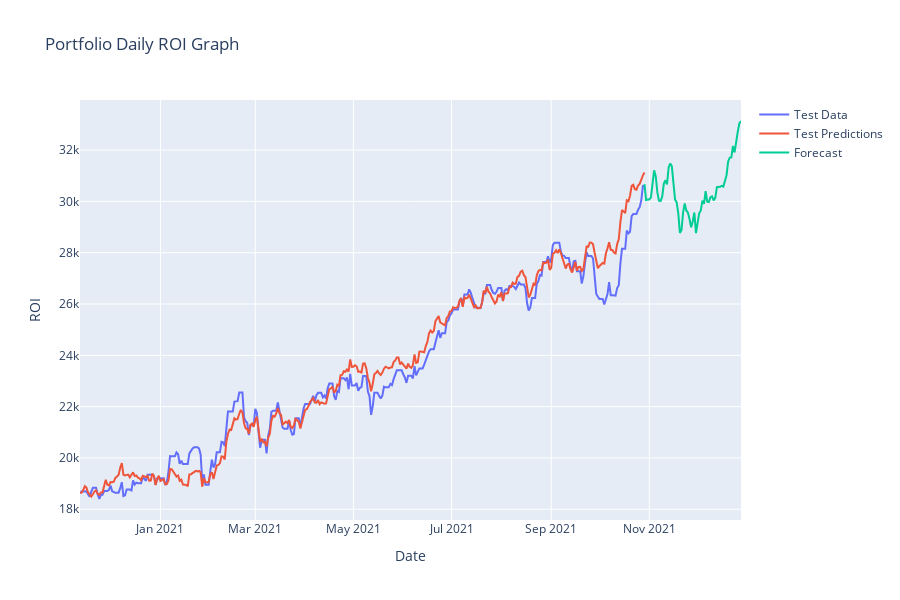

The code cell stored with this chart in its notebook:
### Markdown cell above
# Regression Time Series Example with Our Portfolio

### Code cell
# Change frequency to day
tot_port_df = tot_port_df[["Total"]].asfreq('d')
tot_port_df.index

# Delete NaNs for nontrading days
tot_port_df = tot_port_df.fillna(method='ffill') # Fill in missing values using previous

# Figure out optimum lags for this data set
lags = ar_select_order(tot_port_df, maxlag=30)
print("Lags :", lags.ar_lags)

# Create our model using whole data set
model = AutoReg(tot_port_df['Total'], lags.ar_lags)
model_fit = model.fit()

# Define training and testing area
print("Observations :", len(tot_port_df)) # c observations

train_df = tot_port_df.iloc[0:1409] # First 80% 
test_df = tot_port_df.iloc[1409:] # Last 20%

# Define training model for 459 days (Play with Number & Test)
# and White's covariance estimator
train_model = AutoReg(tot_port_df['Total'], 500).fit(cov_type="HC0")

# # Define start and end for prediction 
start = len(train_df)
end = len(train_df) + len(test_df) - 1

prediction = train_model.predict(start=start, end=end, dynamic=True)

# Predict 100 days into the future
forecast = train_model.predict(start=end, end=end+60, dynamic=True)

# Plots
fig = go.Figure()

fig.add_trace(go.Scatter(x=test_df.index, y=test_df["Total"].values, mode="lines", name="Test Data"))
fig.add_trace(go.Scatter(x=prediction.index, y=prediction.values, mode="lines", name="Test Predictions"))
fig.add_trace(go.Scatter(x=forecast.index, y=forecast.values, mode="lines", name="Forecast"))

fig.update_layout(title="Portfolio Daily ROI Graph",
                  xaxis_title="Date",
                  yaxis_title="ROI",
                  height=600)

### Figure 1 — Plotly figure (JSON) as saved in the notebook; plotly's stock layout.template omitted (floating-point values rounded to 4 significant figures; data arrays with more than 128 entries replaced by an {"elided": "..."} marker saying what was removed)
{"data": [{"mode": "lines", "name": "Test Data", "type": "scatter", "x": {"elided": "352 str values"}, "y": {"elided": "352 float values"}}, {"mode": "lines", "name": "Test Predictions", "type": "scatter", "x": {"elided": "352 str values"}, "y": {"elided": "352 float values"}}, {"mode": "lines", "name": "Forecast", "type": "scatter", "x": ["2021-10-29T00:00:00", "2021-10-30T00:00:00", "2021-10-31T00:00:00", "2021-11-01T00:00:00", "2021-11-02T00:00:00", "2021-11-03T00:00:00", "2021-11-04T00:00:00", "2021-11-05T00:00:00", "2021-11-06T00:00:00", "2021-11-07T00:00:00", "2021-11-08T00:00:00", "2021-11-09T00:00:00", "2021-11-10T00:00:00", "2021-11-11T00:00:00", "2021-11-12T00:00:00", "2021-11-13T00:00:00", "2021-11-14T00:00:00", "2021-11-15T00:00:00", "2021-11-16T00:00:00", "2021-11-17T00:00:00", "2021-11-18T00:00:00", "2021-11-19T00:00:00", "2021-11-20T00:00:00", "2021-11-21T00:00:00", "2021-11-22T00:00:00", "2021-11-23T00:00:00", "2021-11-24T00:00:00", "2021-11-25T00:00:00", "2021-11-26T00:00:00", "2021-11-27T00:00:00", "2021-11-28T00:00:00", "2021-11-29T00:00:00", "2021-11-30T00:00:00", "2021-12-01T00:00:00", "2021-12-02T00:00:00", "2021-12-03T00:00:00", "2021-12-04T00:00:00", "2021-12-05T00:00:00", "2021-12-06T00:00:00", "2021-12-07T00:00:00", "2021-12-08T00:00:00", "2021-12-09T00:00:00", "2021-12-10T00:00:00", "2021-12-11T00:00:00", "2021-12-12T00:00:00", "2021-12-13T00:00:00", "2021-12-14T00:00:00", "2021-12-15T00:00:00", "2021-12-16T00:00:00", "2021-12-17T00:00:00", "2021-12-18T00:00:00", "2021-12-19T00:00:00", "2021-12-20T00:00:00", "2021-12-21T00:00:00", "2021-12-22T00:00:00", "2021-12-23T00:00:00", "2021-12-24T00:00:00", "2021-12-25T00:00:00", "2021-12-26T00:00:00", "2021-12-27T00:00:00", "2021-12-28T00:00:00"], "y": [30670.0, 30050.0, 30070.0, 30070.0, 30160.0, 30840.0, 31210.0, 30970.0, 30350.0, 30030.0, 30010.0, 30180.0, 30690.0, 30820.0, 30660.0, 31320.0, 31480.0, 31360.0, 30600.0, 30070.0, 29960.0, 29540.0, 28770.0, 28880.0, 29570.0, 29920.0, 29650.0, 29560.0, 29300.0, 28990.0, 29220.0, 29560.0, 28760.0, 29130.0, 29530.0, 29650.0, 30030.0, 29900.0, 30400.0, 29990.0, 29970.0, 30160.0, 30190.0, 30040.0, 30140.0, 30550.0, 30550.0, 30570.0, 30610.0, 30580.0, 30790.0, 31020.0, 31550.0, 31710.0, 31710.0, 32160.0, 31910.0, 32380.0, 32720.0, 33050.0, 33130.0]}], "layout": {"height": 600, "title": {"text": "Portfolio Daily ROI Graph"}, "xaxis": {"title": {"text": "Date"}}, "yaxis": {"title": {"text": "ROI"}}}}
